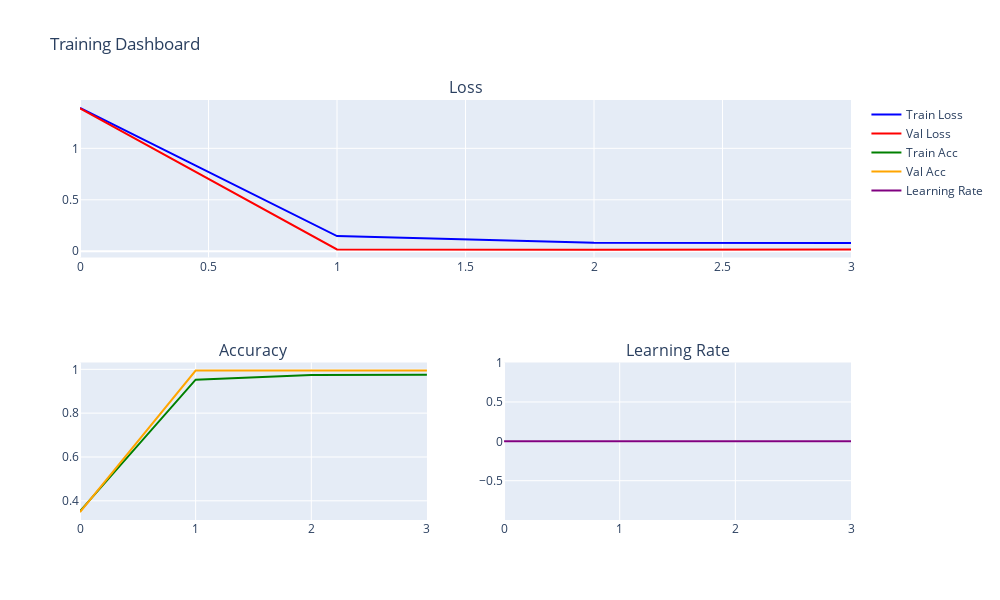

The cell this chart's notebook holds for it:
### Code cell
dashboard = PlotlyTrainingDashboard()
train_model(dashboard, mode='MobileNetV2')

### Figure 1 — Plotly figure (JSON) as saved in the notebook; plotly's stock layout.template omitted (floating-point values rounded to 4 significant figures)
{"data": [{"line": {"color": "blue"}, "mode": "lines", "name": "Train Loss", "type": "scatter", "x": [0, 1, 2, 3], "xaxis": "x", "y": [1.393, 0.1475, 0.08235, 0.08125], "yaxis": "y"}, {"line": {"color": "red"}, "mode": "lines", "name": "Val Loss", "type": "scatter", "x": [0, 1, 2, 3], "xaxis": "x", "y": [1.389, 0.01824, 0.01612, 0.01739], "yaxis": "y"}, {"line": {"color": "green"}, "mode": "lines", "name": "Train Acc", "type": "scatter", "x": [0, 1, 2, 3], "xaxis": "x2", "y": [0.3524, 0.9528, 0.9738, 0.9754], "yaxis": "y2"}, {"line": {"color": "orange"}, "mode": "lines", "name": "Val Acc", "type": "scatter", "x": [0, 1, 2, 3], "xaxis": "x2", "y": [0.3483, 0.9942, 0.9952, 0.9945], "yaxis": "y2"}, {"line": {"color": "purple"}, "mode": "lines", "name": "Learning Rate", "type": "scatter", "x": [0, 1, 2, 3], "xaxis": "x3", "y": [0.001, 0.001, 0.001, 0.001], "yaxis": "y3"}], "layout": {"annotations": [{"font": {"size": 16}, "showarrow": false, "text": "Loss", "x": 0.5, "xanchor": "center", "xref": "paper", "y": 1, "yanchor": "bottom", "yref": "paper"}, {"font": {"size": 16}, "showarrow": false, "text": "Accuracy", "x": 0.225, "xanchor": "center", "xref": "paper", "y": 0.375, "yanchor": "bottom", "yref": "paper"}, {"font": {"size": 16}, "showarrow": false, "text": "Learning Rate", "x": 0.775, "xanchor": "center", "xref": "paper", "y": 0.375, "yanchor": "bottom", "yref": "paper"}], "height": 600, "showlegend": true, "title": {"text": "Training Dashboard"}, "width": 1000, "xaxis": {"anchor": "y", "domain": [0, 1]}, "xaxis2": {"anchor": "y2", "domain": [0, 0.45]}, "xaxis3": {"anchor": "y3", "domain": [0.55, 1]}, "yaxis": {"anchor": "x", "domain": [0.625, 1]}, "yaxis2": {"anchor": "x2", "domain": [0, 0.375]}, "yaxis3": {"anchor": "x3", "domain": [0, 0.375]}}}
